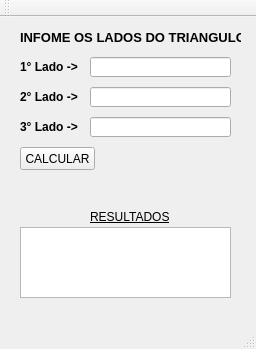
<?xml version="1.0" encoding="UTF-8"?>
<ui version="4.0">
 <class>MainWindow</class>
 <widget class="QMainWindow" name="MainWindow">
  <property name="enabled">
   <bool>true</bool>
  </property>
  <property name="geometry">
   <rect>
    <x>0</x>
    <y>0</y>
    <width>256</width>
    <height>349</height>
   </rect>
  </property>
  <property name="windowTitle">
   <string>PROJETO CLASSE TRIANGULO</string>
  </property>
  <widget class="QWidget" name="centralWidget">
   <widget class="QLabel" name="label">
    <property name="geometry">
     <rect>
      <x>20</x>
      <y>10</y>
      <width>221</width>
      <height>21</height>
     </rect>
    </property>
    <property name="font">
     <font>
      <pointsize>10</pointsize>
      <weight>75</weight>
      <bold>true</bold>
     </font>
    </property>
    <property name="text">
     <string>INFOME OS LADOS DO TRIANGULO </string>
    </property>
   </widget>
   <widget class="QLabel" name="label_2">
    <property name="geometry">
     <rect>
      <x>20</x>
      <y>40</y>
      <width>70</width>
      <height>20</height>
     </rect>
    </property>
    <property name="font">
     <font>
      <weight>75</weight>
      <bold>true</bold>
     </font>
    </property>
    <property name="text">
     <string>1° Lado -&gt;</string>
    </property>
   </widget>
   <widget class="QLabel" name="label_3">
    <property name="geometry">
     <rect>
      <x>20</x>
      <y>70</y>
      <width>70</width>
      <height>20</height>
     </rect>
    </property>
    <property name="font">
     <font>
      <weight>75</weight>
      <bold>true</bold>
     </font>
    </property>
    <property name="text">
     <string>2° Lado -&gt; </string>
    </property>
   </widget>
   <widget class="QLabel" name="label_4">
    <property name="geometry">
     <rect>
      <x>20</x>
      <y>100</y>
      <width>70</width>
      <height>20</height>
     </rect>
    </property>
    <property name="font">
     <font>
      <weight>75</weight>
      <bold>true</bold>
     </font>
    </property>
    <property name="text">
     <string>3° Lado -&gt;</string>
    </property>
   </widget>
   <widget class="QLineEdit" name="lineEditLadoA">
    <property name="geometry">
     <rect>
      <x>90</x>
      <y>40</y>
      <width>141</width>
      <height>20</height>
     </rect>
    </property>
   </widget>
   <widget class="QLineEdit" name="lineEditLadoB">
    <property name="geometry">
     <rect>
      <x>90</x>
      <y>70</y>
      <width>141</width>
      <height>20</height>
     </rect>
    </property>
   </widget>
   <widget class="QLineEdit" name="lineEditLadoC">
    <property name="geometry">
     <rect>
      <x>90</x>
      <y>100</y>
      <width>141</width>
      <height>20</height>
     </rect>
    </property>
   </widget>
   <widget class="QPushButton" name="pushButtonCalcular">
    <property name="geometry">
     <rect>
      <x>20</x>
      <y>130</y>
      <width>75</width>
      <height>23</height>
     </rect>
    </property>
    <property name="text">
     <string>CALCULAR</string>
    </property>
   </widget>
   <widget class="QTextEdit" name="textEditSaida">
    <property name="enabled">
     <bool>true</bool>
    </property>
    <property name="geometry">
     <rect>
      <x>20</x>
      <y>210</y>
      <width>211</width>
      <height>71</height>
     </rect>
    </property>
   </widget>
   <widget class="QLabel" name="label_5">
    <property name="geometry">
     <rect>
      <x>90</x>
      <y>190</y>
      <width>81</width>
      <height>20</height>
     </rect>
    </property>
    <property name="font">
     <font>
      <underline>true</underline>
     </font>
    </property>
    <property name="text">
     <string>RESULTADOS</string>
    </property>
   </widget>
  </widget>
  <widget class="QMenuBar" name="menuBar">
   <property name="geometry">
    <rect>
     <x>0</x>
     <y>0</y>
     <width>256</width>
     <height>21</height>
    </rect>
   </property>
  </widget>
  <widget class="QToolBar" name="mainToolBar">
   <attribute name="toolBarArea">
    <enum>TopToolBarArea</enum>
   </attribute>
   <attribute name="toolBarBreak">
    <bool>false</bool>
   </attribute>
  </widget>
  <widget class="QStatusBar" name="statusBar"/>
 </widget>
 <layoutdefault spacing="6" margin="11"/>
 <resources/>
 <connections/>
</ui>
